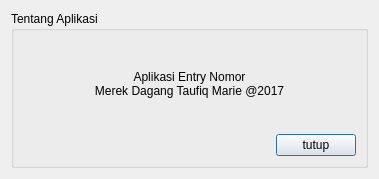
<?xml version="1.0" encoding="UTF-8"?>
<ui version="4.0">
 <class>TentangAplikasi</class>
 <widget class="QDialog" name="TentangAplikasi">
  <property name="geometry">
   <rect>
    <x>0</x>
    <y>0</y>
    <width>379</width>
    <height>179</height>
   </rect>
  </property>
  <property name="windowTitle">
   <string>Dialog</string>
  </property>
  <layout class="QGridLayout" name="gridLayout_2">
   <item row="0" column="0">
    <layout class="QGridLayout" name="gridLayout">
     <item row="0" column="0">
      <widget class="QGroupBox" name="groupBox">
       <property name="title">
        <string>Tentang Aplikasi</string>
       </property>
       <layout class="QGridLayout" name="gridLayout_4">
        <item row="0" column="0">
         <layout class="QGridLayout" name="gridLayout_3">
          <item row="1" column="1">
           <widget class="QPushButton" name="pushButton_tutup">
            <property name="text">
             <string>tutup</string>
            </property>
           </widget>
          </item>
          <item row="1" column="0">
           <spacer name="horizontalSpacer">
            <property name="orientation">
             <enum>Qt::Horizontal</enum>
            </property>
            <property name="sizeHint" stdset="0">
             <size>
              <width>40</width>
              <height>20</height>
             </size>
            </property>
           </spacer>
          </item>
          <item row="0" column="0" colspan="2">
           <widget class="QLabel" name="label">
            <property name="text">
             <string>Aplikasi Entry Nomor 
Merek Dagang Taufiq Marie @2017</string>
            </property>
            <property name="alignment">
             <set>Qt::AlignCenter</set>
            </property>
           </widget>
          </item>
         </layout>
        </item>
       </layout>
      </widget>
     </item>
    </layout>
   </item>
  </layout>
 </widget>
 <resources/>
 <connections/>
</ui>
